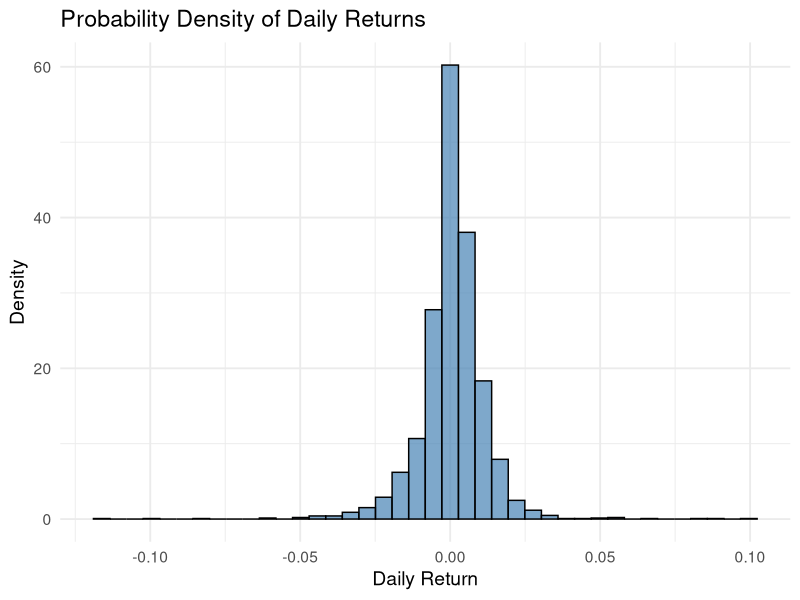
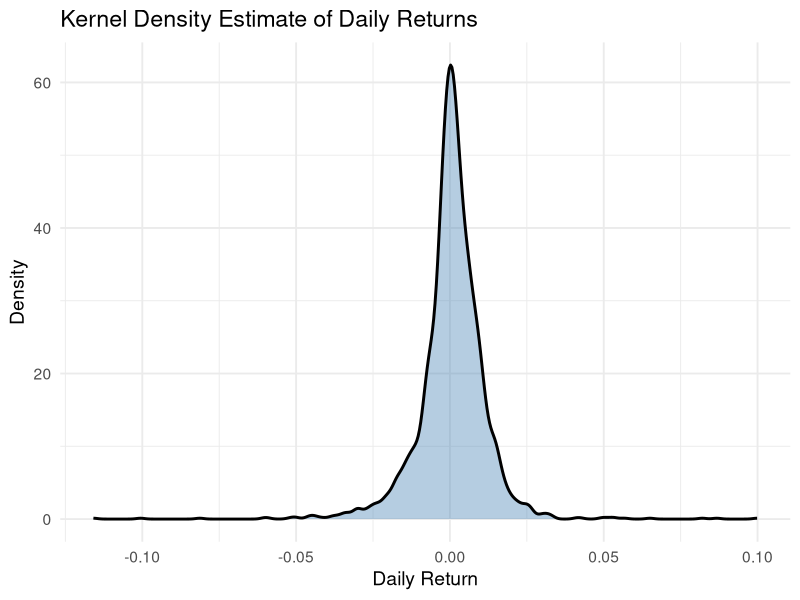
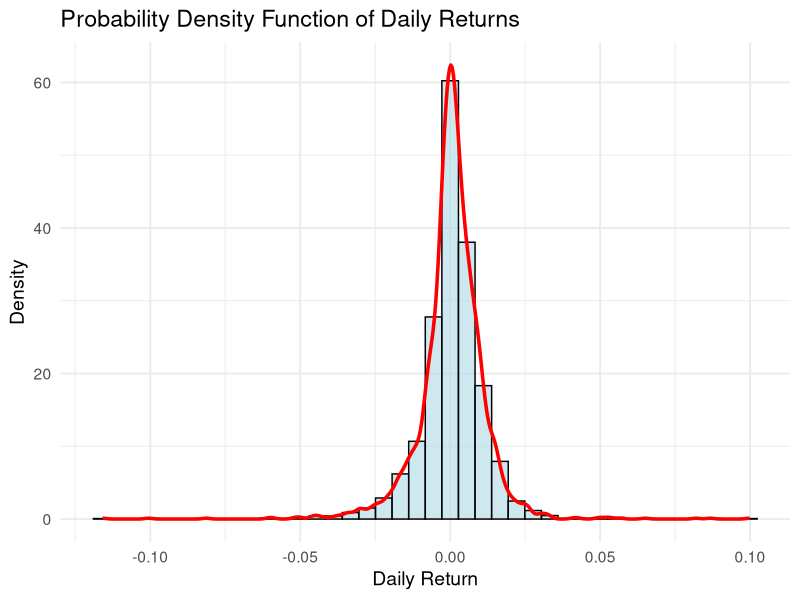
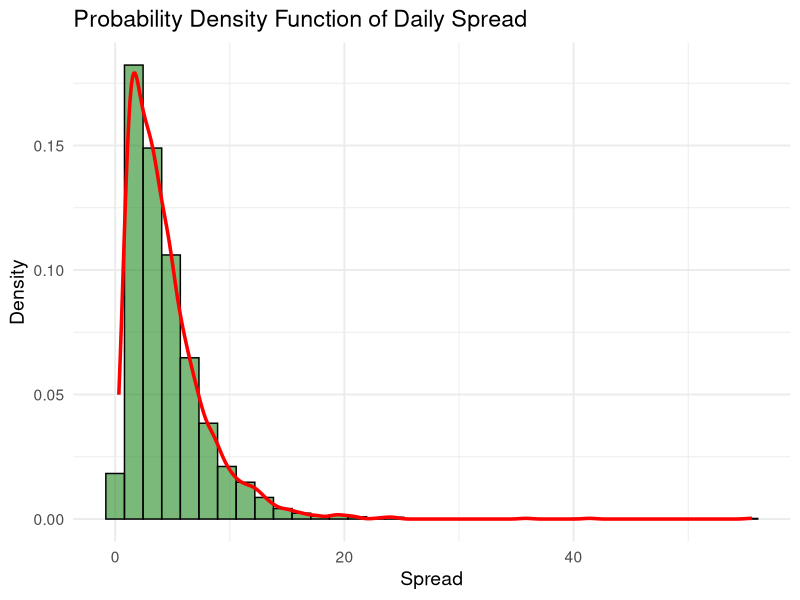
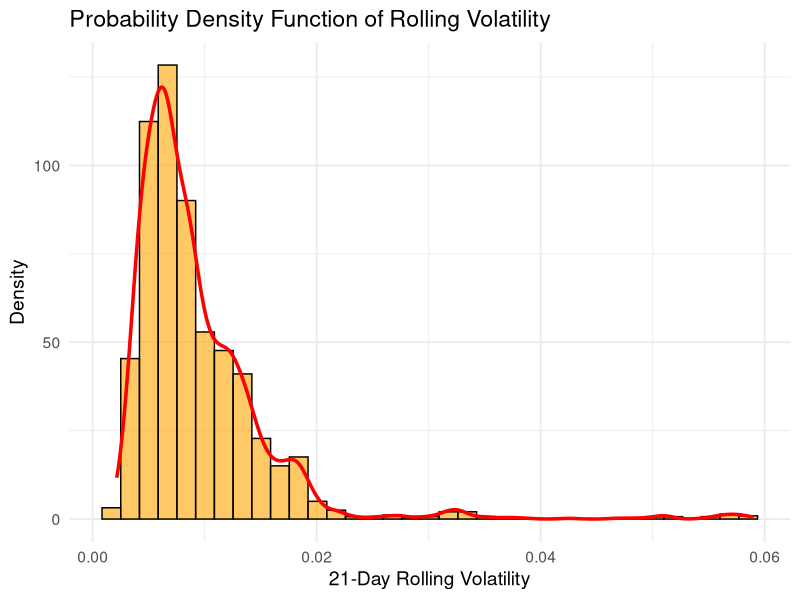
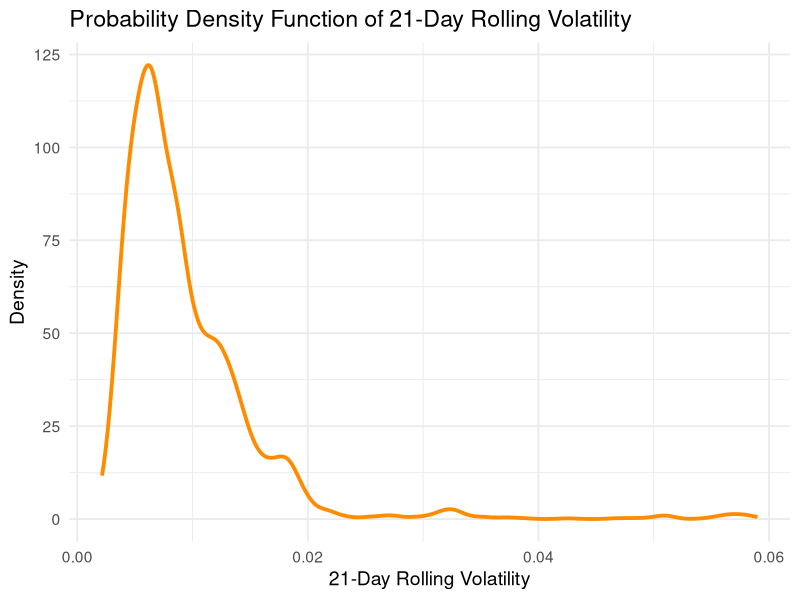
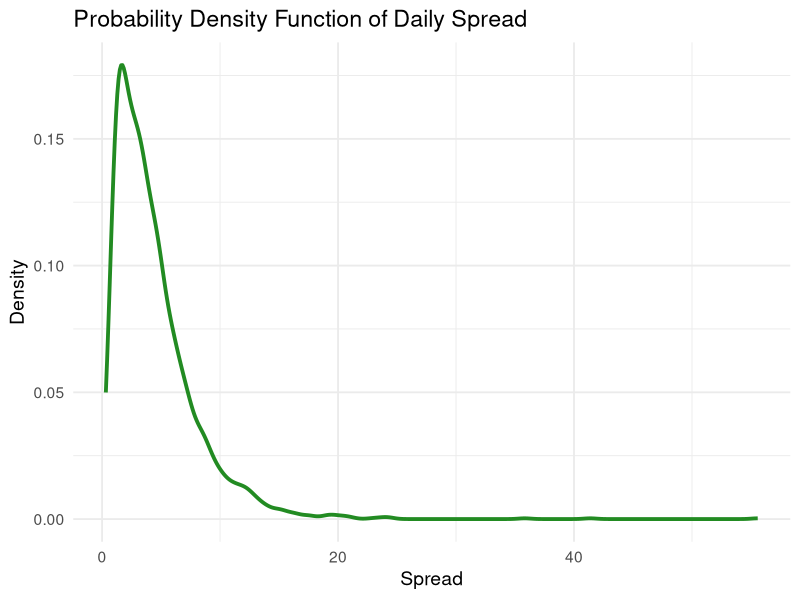
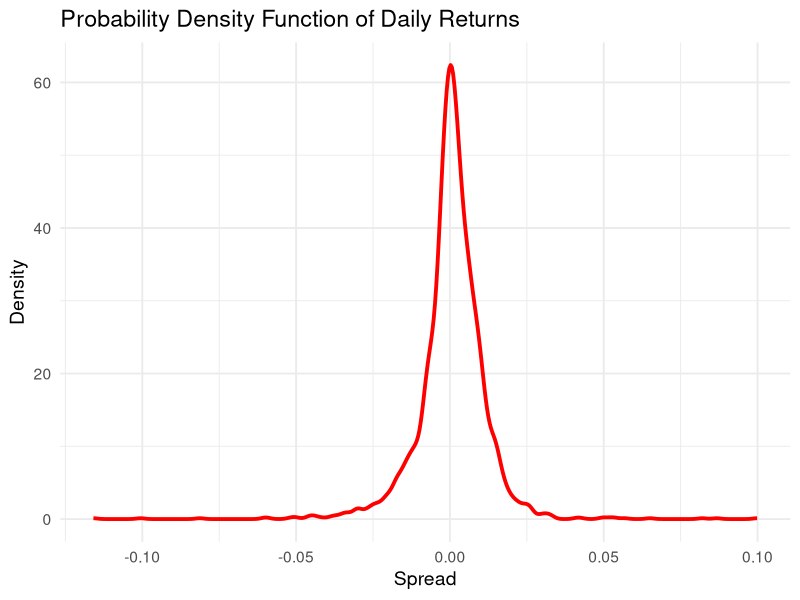

Here is the R script that generated these plots, in order:
# Set Working Directory
setwd("C:/Random variable and probablity dis/CIA 1 A")

# Load Libraries
library(tidyverse)
library(ggplot2)

# Load Dataset
spy <- read.csv("SPY_Probability_Assignment.csv")

ggplot(spy, aes(x = Return)) +
  geom_histogram(
    aes(y = after_stat(density)),
    bins = 40,
    fill = "steelblue",
    color = "black",
    alpha = 0.7
  ) +
  labs(
    title = "Probability Density of Daily Returns",
    x = "Daily Return",
    y = "Density"
  ) +
  theme_minimal(base_size = 14)
ggplot(spy, aes(x = Return)) +
  geom_density(
    fill = "steelblue",
    alpha = 0.4,
    linewidth = 1
  ) +
  labs(
    title = "Kernel Density Estimate of Daily Returns",
    x = "Daily Return",
    y = "Density"
  ) +
  theme_minimal(base_size = 14)
ggplot(spy, aes(x = Return)) +
  
  geom_histogram(
    aes(y = after_stat(density)),
    bins = 40,
    fill = "lightblue",
    color = "black",
    alpha = 0.6
  ) +
  
  geom_density(
    color = "red",
    linewidth = 1.2
  ) +
  
  labs(
    title = "Probability Density Function of Daily Returns",
    x = "Daily Return",
    y = "Density"
  ) +
  
  theme_minimal(base_size = 14)




ggplot(spy, aes(x = Spread)) +
  
  geom_histogram(
    aes(y = after_stat(density)),
    bins = 35,
    fill = "forestgreen",
    color = "black",
    alpha = 0.6
  ) +
  
  geom_density(
    color = "red",
    linewidth = 1.2
  ) +
  
  labs(
    title = "Probability Density Function of Daily Spread",
    x = "Spread",
    y = "Density"
  ) +
  
  theme_minimal(base_size = 14)



ggplot(spy, aes(x = Volatility21)) +
  
  geom_histogram(
    aes(y = after_stat(density)),
    bins = 35,
    fill = "orange",
    color = "black",
    alpha = 0.6
  ) +
  
  geom_density(
    color = "red",
    linewidth = 1.2
  ) +
  
  labs(
    title = "Probability Density Function of Rolling Volatility",
    x = "21-Day Rolling Volatility",
    y = "Density"
  ) +
  
  theme_minimal(base_size = 14)

ggplot(spy, aes(x = Volatility21)) +
  
  geom_density(
    color = "darkorange",
    linewidth = 1.3
  ) +
  
  labs(
    title = "Probability Density Function of 21-Day Rolling Volatility",
    x = "21-Day Rolling Volatility",
    y = "Density"
  ) +
  
  theme_minimal(base_size = 14)

ggplot(spy, aes(x = Spread)) +
  
  geom_density(
    color = "forestgreen",
    linewidth = 1.3
  ) +
  
  labs(
    title = "Probability Density Function of Daily Spread",
    x = "Spread",
    y = "Density"
  ) +
  
  theme_minimal(base_size = 14)

ggplot(spy, aes(x = Return)) +
  
  geom_density(
    color = "red",
    linewidth = 1.3
  ) +
  
  labs(
    title = "Probability Density Function of Daily Returns",
    x = "Spread",
    y = "Density"
  ) +
  
  theme_minimal(base_size = 14)
